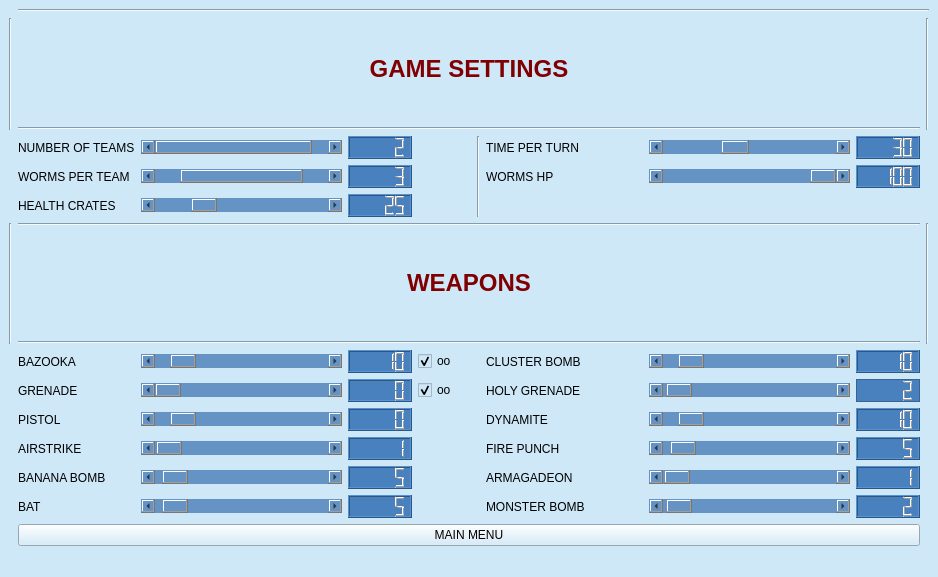
<?xml version="1.0" encoding="UTF-8"?>
<ui version="4.0">
 <class>Settings</class>
 <widget class="QMainWindow" name="Settings">
  <property name="geometry">
   <rect>
    <x>0</x>
    <y>0</y>
    <width>938</width>
    <height>577</height>
   </rect>
  </property>
  <property name="sizePolicy">
   <sizepolicy hsizetype="Expanding" vsizetype="Preferred">
    <horstretch>0</horstretch>
    <verstretch>0</verstretch>
   </sizepolicy>
  </property>
  <property name="cursor">
   <cursorShape>PointingHandCursor</cursorShape>
  </property>
  <property name="windowTitle">
   <string>MainWindow</string>
  </property>
  <property name="styleSheet">
   <string notr="true">border-image: 0 0 0 0 stretch stretch;
background-color: rgb(206, 232, 248)</string>
  </property>
  <property name="documentMode">
   <bool>false</bool>
  </property>
  <widget class="QWidget" name="centralwidget">
   <layout class="QGridLayout" name="gridLayout">
    <item row="10" column="8">
     <widget class="QScrollBar" name="scrclustebomb">
      <property name="minimumSize">
       <size>
        <width>201</width>
        <height>0</height>
       </size>
      </property>
      <property name="styleSheet">
       <string notr="true">background-color: rgb(101, 148, 196);
color: rgb(0, 0, 0);</string>
      </property>
      <property name="value">
       <number>10</number>
      </property>
      <property name="orientation">
       <enum>Qt::Horizontal</enum>
      </property>
     </widget>
    </item>
    <item row="12" column="8">
     <widget class="QScrollBar" name="scrlholy">
      <property name="minimumSize">
       <size>
        <width>201</width>
        <height>0</height>
       </size>
      </property>
      <property name="styleSheet">
       <string notr="true">background-color: rgb(101, 148, 196);
color: rgb(0, 0, 0);</string>
      </property>
      <property name="value">
       <number>2</number>
      </property>
      <property name="orientation">
       <enum>Qt::Horizontal</enum>
      </property>
     </widget>
    </item>
    <item row="6" column="3">
     <widget class="QLCDNumber" name="lcdNumberhealthc">
      <property name="styleSheet">
       <string notr="true">background-color: rgb(72, 129, 189)</string>
      </property>
      <property name="value" stdset="0">
       <double>25.000000000000000</double>
      </property>
     </widget>
    </item>
    <item row="18" column="9">
     <widget class="QLCDNumber" name="lcdNumberarma">
      <property name="styleSheet">
       <string notr="true">background-color: rgb(72, 129, 189)</string>
      </property>
      <property name="value" stdset="0">
       <double>1.000000000000000</double>
      </property>
     </widget>
    </item>
    <item row="18" column="3">
     <widget class="QLCDNumber" name="lcdNumberbanana">
      <property name="styleSheet">
       <string notr="true">background-color: rgb(72, 129, 189)</string>
      </property>
      <property name="value" stdset="0">
       <double>5.000000000000000</double>
      </property>
     </widget>
    </item>
    <item row="15" column="1">
     <widget class="QLabel" name="label_12">
      <property name="text">
       <string>AIRSTRIKE</string>
      </property>
     </widget>
    </item>
    <item row="4" column="3">
     <widget class="QLCDNumber" name="lcdNumberteam">
      <property name="styleSheet">
       <string notr="true">background-color: rgb(72, 129, 189)</string>
      </property>
      <property name="value" stdset="0">
       <double>2.000000000000000</double>
      </property>
     </widget>
    </item>
    <item row="20" column="9">
     <widget class="QLCDNumber" name="lcdNumbermonster">
      <property name="styleSheet">
       <string notr="true">background-color: rgb(72, 129, 189)</string>
      </property>
      <property name="value" stdset="0">
       <double>2.000000000000000</double>
      </property>
     </widget>
    </item>
    <item row="15" column="2">
     <widget class="QScrollBar" name="scrairstrike">
      <property name="minimumSize">
       <size>
        <width>201</width>
        <height>0</height>
       </size>
      </property>
      <property name="styleSheet">
       <string notr="true">background-color: rgb(101, 148, 196);
color: rgb(0, 0, 0);</string>
      </property>
      <property name="value">
       <number>1</number>
      </property>
      <property name="orientation">
       <enum>Qt::Horizontal</enum>
      </property>
     </widget>
    </item>
    <item row="12" column="9">
     <widget class="QLCDNumber" name="lcdNumberholy">
      <property name="autoFillBackground">
       <bool>false</bool>
      </property>
      <property name="styleSheet">
       <string notr="true">background-color:rgb(72, 129, 189)</string>
      </property>
      <property name="frameShape">
       <enum>QFrame::StyledPanel</enum>
      </property>
      <property name="frameShadow">
       <enum>QFrame::Raised</enum>
      </property>
      <property name="lineWidth">
       <number>7</number>
      </property>
      <property name="midLineWidth">
       <number>1</number>
      </property>
      <property name="value" stdset="0">
       <double>2.000000000000000</double>
      </property>
     </widget>
    </item>
    <item row="20" column="3">
     <widget class="QLCDNumber" name="lcdNumberbat">
      <property name="styleSheet">
       <string notr="true">background-color: rgb(72, 129, 189)</string>
      </property>
      <property name="value" stdset="0">
       <double>5.000000000000000</double>
      </property>
     </widget>
    </item>
    <item row="20" column="2">
     <widget class="QScrollBar" name="scrlbat">
      <property name="styleSheet">
       <string notr="true">background-color: rgb(101, 148, 196);
color: rgb(0, 0, 0);
</string>
      </property>
      <property name="maximum">
       <number>100</number>
      </property>
      <property name="value">
       <number>5</number>
      </property>
      <property name="orientation">
       <enum>Qt::Horizontal</enum>
      </property>
     </widget>
    </item>
    <item row="5" column="9">
     <widget class="QLCDNumber" name="lcdNumberwormhp">
      <property name="styleSheet">
       <string notr="true">background-color: rgb(72, 129, 189)</string>
      </property>
      <property name="value" stdset="0">
       <double>100.000000000000000</double>
      </property>
     </widget>
    </item>
    <item row="21" column="1" colspan="9">
     <widget class="QPushButton" name="mainmenu">
      <property name="text">
       <string>MAIN MENU</string>
      </property>
     </widget>
    </item>
    <item row="13" column="3">
     <widget class="QLCDNumber" name="lcdNumberpistol">
      <property name="styleSheet">
       <string notr="true">background-color: rgb(72, 129, 189)</string>
      </property>
     </widget>
    </item>
    <item row="4" column="9">
     <widget class="QLCDNumber" name="lcdNumbertpt">
      <property name="styleSheet">
       <string notr="true">background-color: rgb(72, 129, 189)</string>
      </property>
      <property name="value" stdset="0">
       <double>30.000000000000000</double>
      </property>
     </widget>
    </item>
    <item row="12" column="3">
     <widget class="QLCDNumber" name="lcdNumbergrenade">
      <property name="styleSheet">
       <string notr="true">background-color: rgb(72, 129, 189)</string>
      </property>
     </widget>
    </item>
    <item row="5" column="3">
     <widget class="QLCDNumber" name="lcdNumberwormteam">
      <property name="styleSheet">
       <string notr="true">background-color: rgb(72, 129, 189)</string>
      </property>
      <property name="value" stdset="0">
       <double>3.000000000000000</double>
      </property>
     </widget>
    </item>
    <item row="18" column="2">
     <widget class="QScrollBar" name="scrlbananabomb">
      <property name="minimumSize">
       <size>
        <width>201</width>
        <height>0</height>
       </size>
      </property>
      <property name="styleSheet">
       <string notr="true">background-color: rgb(101, 148, 196);
color: rgb(0, 0, 0);
</string>
      </property>
      <property name="value">
       <number>5</number>
      </property>
      <property name="orientation">
       <enum>Qt::Horizontal</enum>
      </property>
     </widget>
    </item>
    <item row="20" column="6">
     <widget class="QLabel" name="label_23">
      <property name="text">
       <string>MONSTER BOMB</string>
      </property>
     </widget>
    </item>
    <item row="12" column="6">
     <widget class="QLabel" name="label_17">
      <property name="text">
       <string>HOLY GRENADE</string>
      </property>
     </widget>
    </item>
    <item row="20" column="8">
     <widget class="QScrollBar" name="scrlmonster">
      <property name="styleSheet">
       <string notr="true">background-color: rgb(101, 148, 196);
color: rgb(0, 0, 0);
</string>
      </property>
      <property name="value">
       <number>2</number>
      </property>
      <property name="orientation">
       <enum>Qt::Horizontal</enum>
      </property>
     </widget>
    </item>
    <item row="1" column="0" rowspan="2">
     <widget class="Line" name="line_9">
      <property name="orientation">
       <enum>Qt::Vertical</enum>
      </property>
     </widget>
    </item>
    <item row="10" column="3">
     <widget class="QLCDNumber" name="lcdNumberbazooka">
      <property name="styleSheet">
       <string notr="true">background-color: rgb(72, 129, 189)</string>
      </property>
      <property name="value" stdset="0">
       <double>10.000000000000000</double>
      </property>
     </widget>
    </item>
    <item row="15" column="3">
     <widget class="QLCDNumber" name="lcdNumberairstrike">
      <property name="styleSheet">
       <string notr="true">background-color: rgb(72, 129, 189)</string>
      </property>
      <property name="value" stdset="0">
       <double>1.000000000000000</double>
      </property>
     </widget>
    </item>
    <item row="18" column="1">
     <widget class="QLabel" name="label_13">
      <property name="text">
       <string>BANANA BOMB</string>
      </property>
     </widget>
    </item>
    <item row="5" column="6">
     <widget class="QLabel" name="label_6">
      <property name="text">
       <string>WORMS HP</string>
      </property>
     </widget>
    </item>
    <item row="5" column="8">
     <widget class="QScrollBar" name="scrlwormhp">
      <property name="minimumSize">
       <size>
        <width>201</width>
        <height>0</height>
       </size>
      </property>
      <property name="styleSheet">
       <string notr="true">background-color: rgb(101, 148, 196);
color: rgb(0, 0, 0);</string>
      </property>
      <property name="minimum">
       <number>1</number>
      </property>
      <property name="maximum">
       <number>100</number>
      </property>
      <property name="value">
       <number>100</number>
      </property>
      <property name="orientation">
       <enum>Qt::Horizontal</enum>
      </property>
     </widget>
    </item>
    <item row="4" column="8">
     <widget class="QScrollBar" name="scrltimeprturn">
      <property name="minimumSize">
       <size>
        <width>201</width>
        <height>0</height>
       </size>
      </property>
      <property name="styleSheet">
       <string notr="true">background-color: rgb(101, 148, 196);
color: rgb(0, 0, 0);</string>
      </property>
      <property name="minimum">
       <number>10</number>
      </property>
      <property name="maximum">
       <number>60</number>
      </property>
      <property name="value">
       <number>30</number>
      </property>
      <property name="orientation">
       <enum>Qt::Horizontal</enum>
      </property>
     </widget>
    </item>
    <item row="1" column="10" rowspan="2">
     <widget class="Line" name="line_8">
      <property name="orientation">
       <enum>Qt::Vertical</enum>
      </property>
     </widget>
    </item>
    <item row="6" column="1">
     <widget class="QLabel" name="label_7">
      <property name="text">
       <string>HEALTH CRATES</string>
      </property>
     </widget>
    </item>
    <item row="7" column="10" rowspan="3">
     <widget class="Line" name="line_7">
      <property name="orientation">
       <enum>Qt::Vertical</enum>
      </property>
     </widget>
    </item>
    <item row="13" column="6">
     <widget class="QLabel" name="label_18">
      <property name="text">
       <string>DYNAMITE</string>
      </property>
     </widget>
    </item>
    <item row="0" column="1" colspan="10">
     <widget class="Line" name="line_10">
      <property name="orientation">
       <enum>Qt::Horizontal</enum>
      </property>
     </widget>
    </item>
    <item row="2" column="1" colspan="8">
     <widget class="Line" name="line">
      <property name="orientation">
       <enum>Qt::Horizontal</enum>
      </property>
     </widget>
    </item>
    <item row="1" column="1" colspan="8">
     <widget class="QLabel" name="label">
      <property name="text">
       <string>&lt;html&gt;&lt;head/&gt;&lt;body&gt;&lt;p align=&quot;center&quot;&gt;&lt;span style=&quot; font-size:18pt; font-weight:600; color:#800002;&quot;&gt;GAME SETTINGS&lt;/span&gt;&lt;/p&gt;&lt;/body&gt;&lt;/html&gt;</string>
      </property>
     </widget>
    </item>
    <item row="6" column="2">
     <widget class="QScrollBar" name="scrlhealthcrates">
      <property name="minimumSize">
       <size>
        <width>201</width>
        <height>0</height>
       </size>
      </property>
      <property name="styleSheet">
       <string notr="true">background-color: rgb(101, 148, 196);
color: rgb(0, 0, 0);
</string>
      </property>
      <property name="minimum">
       <number>1</number>
      </property>
      <property name="maximum">
       <number>100</number>
      </property>
      <property name="value">
       <number>25</number>
      </property>
      <property name="orientation">
       <enum>Qt::Horizontal</enum>
      </property>
     </widget>
    </item>
    <item row="7" column="0" rowspan="3">
     <widget class="Line" name="line_6">
      <property name="orientation">
       <enum>Qt::Vertical</enum>
      </property>
     </widget>
    </item>
    <item row="4" column="1">
     <widget class="QLabel" name="label_2">
      <property name="text">
       <string>NUMBER OF TEAMS</string>
      </property>
     </widget>
    </item>
    <item row="5" column="1">
     <widget class="QLabel" name="label_4">
      <property name="text">
       <string>WORMS PER TEAM</string>
      </property>
     </widget>
    </item>
    <item row="18" column="6">
     <widget class="QLabel" name="label_22">
      <property name="text">
       <string>ARMAGADEON</string>
      </property>
     </widget>
    </item>
    <item row="2" column="1" colspan="9">
     <widget class="Line" name="line">
      <property name="orientation">
       <enum>Qt::Horizontal</enum>
      </property>
     </widget>
    </item>
    <item row="10" column="4">
     <widget class="QCheckBox" name="infinitebazooka">
      <property name="tabletTracking">
       <bool>false</bool>
      </property>
      <property name="text">
       <string>oo</string>
      </property>
      <property name="checked">
       <bool>true</bool>
      </property>
     </widget>
    </item>
    <item row="13" column="1">
     <widget class="QLabel" name="label_10">
      <property name="text">
       <string>PISTOL</string>
      </property>
     </widget>
    </item>
    <item row="12" column="1">
     <widget class="QLabel" name="label_9">
      <property name="text">
       <string>GRENADE</string>
      </property>
     </widget>
    </item>
    <item row="13" column="2">
     <widget class="QScrollBar" name="scrlpistol">
      <property name="minimumSize">
       <size>
        <width>201</width>
        <height>0</height>
       </size>
      </property>
      <property name="styleSheet">
       <string notr="true">background-color: rgb(101, 148, 196);
color: rgb(0, 0, 0);</string>
      </property>
      <property name="value">
       <number>10</number>
      </property>
      <property name="orientation">
       <enum>Qt::Horizontal</enum>
      </property>
     </widget>
    </item>
    <item row="15" column="6">
     <widget class="QLabel" name="label_19">
      <property name="text">
       <string>FIRE PUNCH</string>
      </property>
     </widget>
    </item>
    <item row="10" column="2">
     <widget class="QScrollBar" name="scrlbazooka">
      <property name="minimumSize">
       <size>
        <width>201</width>
        <height>0</height>
       </size>
      </property>
      <property name="styleSheet">
       <string notr="true">background-color: rgb(101, 148, 196);
color: rgb(0, 0, 0);
</string>
      </property>
      <property name="value">
       <number>10</number>
      </property>
      <property name="orientation">
       <enum>Qt::Horizontal</enum>
      </property>
     </widget>
    </item>
    <item row="4" column="5" rowspan="3">
     <widget class="Line" name="line_4">
      <property name="orientation">
       <enum>Qt::Vertical</enum>
      </property>
     </widget>
    </item>
    <item row="4" column="2">
     <widget class="QScrollBar" name="scrlnbteams">
      <property name="minimumSize">
       <size>
        <width>201</width>
        <height>0</height>
       </size>
      </property>
      <property name="styleSheet">
       <string notr="true">background-color: rgb(101, 148, 196);
color: rgb(0, 0, 0);</string>
      </property>
      <property name="minimum">
       <number>2</number>
      </property>
      <property name="maximum">
       <number>3</number>
      </property>
      <property name="orientation">
       <enum>Qt::Horizontal</enum>
      </property>
     </widget>
    </item>
    <item row="12" column="2">
     <widget class="QScrollBar" name="scrlgrenade">
      <property name="minimumSize">
       <size>
        <width>201</width>
        <height>0</height>
       </size>
      </property>
      <property name="styleSheet">
       <string notr="true">background-color: rgb(101, 148, 196);
color: rgb(0, 0, 0);</string>
      </property>
      <property name="orientation">
       <enum>Qt::Horizontal</enum>
      </property>
     </widget>
    </item>
    <item row="1" column="1" colspan="9">
     <widget class="QLabel" name="label">
      <property name="text">
       <string>&lt;html&gt;&lt;head/&gt;&lt;body&gt;&lt;p align=&quot;center&quot;&gt;&lt;span style=&quot; font-size:18pt; font-weight:600; color:#800002;&quot;&gt;GAME SETTINGS&lt;/span&gt;&lt;/p&gt;&lt;/body&gt;&lt;/html&gt;</string>
      </property>
     </widget>
    </item>
    <item row="10" column="1">
     <widget class="QLabel" name="label_3">
      <property name="text">
       <string>BAZOOKA</string>
      </property>
     </widget>
    </item>
    <item row="7" column="1" colspan="9">
     <widget class="Line" name="line_5">
      <property name="orientation">
       <enum>Qt::Horizontal</enum>
      </property>
     </widget>
    </item>
    <item row="8" column="1" colspan="9">
     <widget class="QLabel" name="label_8">
      <property name="text">
       <string>&lt;html&gt;&lt;head/&gt;&lt;body&gt;&lt;p align=&quot;center&quot;&gt;&lt;span style=&quot; font-size:18pt; font-weight:600; color:#800002;&quot;&gt;WEAPONS&lt;/span&gt;&lt;/p&gt;&lt;/body&gt;&lt;/html&gt;</string>
      </property>
     </widget>
    </item>
    <item row="4" column="6">
     <widget class="QLabel" name="label_5">
      <property name="text">
       <string>TIME PER TURN</string>
      </property>
     </widget>
    </item>
    <item row="6" column="1">
     <widget class="QLabel" name="label_7">
      <property name="text">
       <string>HEALTH CRATES</string>
      </property>
     </widget>
    </item>
    <item row="18" column="8">
     <widget class="QScrollBar" name="scrlarma">
      <property name="minimumSize">
       <size>
        <width>201</width>
        <height>0</height>
       </size>
      </property>
      <property name="styleSheet">
       <string notr="true">background-color: rgb(101, 148, 196);
color: rgb(0, 0, 0);</string>
      </property>
      <property name="value">
       <number>1</number>
      </property>
      <property name="orientation">
       <enum>Qt::Horizontal</enum>
      </property>
     </widget>
    </item>
    <item row="12" column="4">
     <widget class="QCheckBox" name="infinitegrenade">
      <property name="text">
       <string>oo</string>
      </property>
      <property name="checked">
       <bool>true</bool>
      </property>
     </widget>
    </item>
    <item row="10" column="6">
     <widget class="QLabel" name="label_15">
      <property name="text">
       <string>CLUSTER BOMB</string>
      </property>
     </widget>
    </item>
    <item row="9" column="1" colspan="9">
     <widget class="Line" name="line_3">
      <property name="orientation">
       <enum>Qt::Horizontal</enum>
      </property>
     </widget>
    </item>
    <item row="5" column="2">
     <widget class="QScrollBar" name="scrlwrmprteam">
      <property name="minimumSize">
       <size>
        <width>201</width>
        <height>0</height>
       </size>
      </property>
      <property name="styleSheet">
       <string notr="true">background-color: rgb(101, 148, 196);
color: rgb(0, 0, 0);</string>
      </property>
      <property name="minimum">
       <number>1</number>
      </property>
      <property name="maximum">
       <number>5</number>
      </property>
      <property name="value">
       <number>3</number>
      </property>
      <property name="orientation">
       <enum>Qt::Horizontal</enum>
      </property>
     </widget>
    </item>
    <item row="15" column="9">
     <widget class="QLCDNumber" name="lcdNumberfirep">
      <property name="styleSheet">
       <string notr="true">background-color: rgb(72, 129, 189)</string>
      </property>
      <property name="value" stdset="0">
       <double>5.000000000000000</double>
      </property>
     </widget>
    </item>
    <item row="13" column="9">
     <widget class="QLCDNumber" name="lcdNumberdyn">
      <property name="styleSheet">
       <string notr="true">background-color: rgb(72, 129, 189)</string>
      </property>
      <property name="value" stdset="0">
       <double>10.000000000000000</double>
      </property>
     </widget>
    </item>
    <item row="10" column="9">
     <widget class="QLCDNumber" name="lcdNumbercluster">
      <property name="styleSheet">
       <string notr="true">background-color: rgb(72, 129, 189)</string>
      </property>
      <property name="value" stdset="0">
       <double>10.000000000000000</double>
      </property>
     </widget>
    </item>
    <item row="13" column="8">
     <widget class="QScrollBar" name="scrldynamite">
      <property name="styleSheet">
       <string notr="true">background-color: rgb(101, 148, 196);
color: rgb(0, 0, 0);</string>
      </property>
      <property name="value">
       <number>10</number>
      </property>
      <property name="orientation">
       <enum>Qt::Horizontal</enum>
      </property>
     </widget>
    </item>
    <item row="15" column="8">
     <widget class="QScrollBar" name="scrlfirepunch">
      <property name="styleSheet">
       <string notr="true">background-color: rgb(101, 148, 196);
color: rgb(0, 0, 0);</string>
      </property>
      <property name="value">
       <number>5</number>
      </property>
      <property name="orientation">
       <enum>Qt::Horizontal</enum>
      </property>
     </widget>
    </item>
    <item row="20" column="1">
     <widget class="QLabel" name="bat">
      <property name="text">
       <string>BAT </string>
      </property>
     </widget>
    </item>
   </layout>
  </widget>
  <widget class="QStatusBar" name="statusbar"/>
 </widget>
 <resources/>
 <connections/>
</ui>
